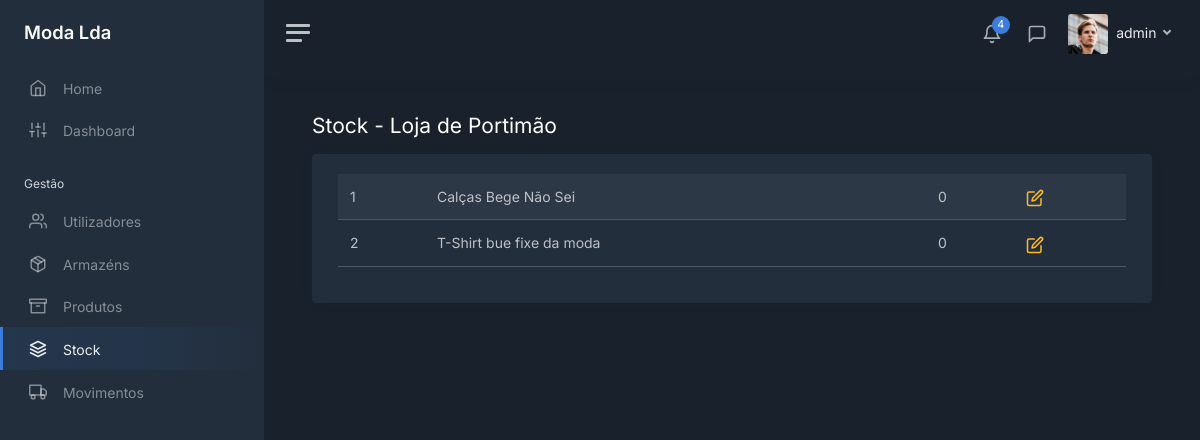
Screenshot of /stock/2/products (signed in) with the database file from the repository.
### modules/login/models.py (models this page shows, shortened)
class User(UserMixin, db.Model):
    __tablename__ = 'users'
    __table_args__ = {'extend_existing': True}
    id = db.Column(db.Integer, primary_key=True)
    username = db.Column(db.String(), unique=True)
    password = db.Column(db.String())
    role = db.Column(db.String())
    last_login = db.Column(db.DateTime, server_default=db.func.now())

### modules/main/models.py (models this page shows, shortened)
class Warehouse(db.Model):
    __tablename__ = 'warehouses'
    __table_args__ = {'extend_existing': True}
    id = db.Column(db.Integer, primary_key=True)
    name = db.Column(db.String(), unique=True)
    address = db.Column(db.String())
    phone = db.Column(db.String())

class Product_Warehouse(db.Model):
    __tablename__ = 'products_warehouses'
    __table_args__ = {'extend_existing': True}
    product_id = db.Column(db.Integer, ForeignKey(Product.id), primary_key=True)
    warehouse_id = db.Column(db.Integer, ForeignKey(Warehouse.id), primary_key=True)
    quantity = db.Column(db.Integer)
    product = relationship('Product', foreign_keys='Product_Warehouse.product_id')
    warehouse = relationship('Warehouse', foreign_keys='Product_Warehouse.warehouse_id')

class Product(db.Model):
    __tablename__ = 'products'
    __table_args__ = {'extend_existing': True}
    id = db.Column(db.Integer, primary_key=True)
    name = db.Column(db.String(), unique=True)
    category = db.Column(db.String())
    color = db.Column(db.String())
    brand = db.Column(db.String())
    min_stock = db.Column(db.Integer())
    max_stock = db.Column(db.Integer())
    last_buy_price = db.Column(db.Float())
    avg_buy_price = db.Column(db.Float())
    sell_price = db.Column(db.Float())
    desc = db.Column(db.String())

### modules/main/views.py (the view)
@bp.route('/stock/<int:id>/products')
@login_required
def view_stock_warehouses(id):
    warehouse = Warehouse.query.filter_by(id=id).first_or_404()
    query = text('''
         SELECT
            products.id as id,
            products.name AS name,
            products_warehouses.quantity AS quantity
        FROM
            products
        LEFT JOIN
            products_warehouses ON products_warehouses.product_id = products.id AND products_warehouses.warehouse_id = :warehouse_id
        LEFT JOIN
            warehouses ON warehouses.id = products_warehouses.warehouse_id
    ''')
    result = db.session.execute(query, {'warehouse_id': id})
    return render_template('stock/stock_table.html', user=current_user, tab="stock", warehouse=warehouse,
                           products=result)

### modules/login/models.py (called while the page is built)
@login_manager.user_loader
def load_user(user_id):
    return User.query.get(int(user_id))

### modules/main/templates/stock/stock_table.html (shortened to what this page needs)
<!DOCTYPE html>
<html lang="en">
<head>
    <link href="/static/css/dashboard.css" rel="stylesheet">
    <link href="https://cdn.datatables.net/1.13.7/css/dataTables.bootstrap5.min.css" rel="stylesheet">
</head>
{% extends 'sidebar.html' %}
{% block content %}
    <div class="row">
        <div class="col float-start">
            <h1 class="h3 mb-3">Stock
                {% if warehouse is not none %}
                    - {{ warehouse.name }}
                {% else %}
                    - Total
                {% endif %}
            </h1>
        </div>
    </div>
    <div class="card">
        <div class="card-body">
            <div class="container-fluid">
                <table id="products" class="table table-striped">
                    <tbody>
                    {% for product in products %}
                        <tr>
                            <td>{{ product.id }}</td>
                            <td>{{ product.name }}</td>
                            {% if product.quantity is not none %}
                                <td>{{ product.quantity }}</td>
                            {% else %}
                                <td>0</td>
                            {% endif %}
                            {% if warehouse is not none %}
                                <td>
                                    <a class="text-decoration-none" href="/stock/{{ warehouse.id }}/products/{{ product.id }}">
                                        <i class="align-middle text-warning" data-feather="edit"></i>
                                    </a>
                                </td>
                            {% endif %}
                        </tr>
                    {% endfor %}
                    </tbody>
                </table>
            </div>
        </div>
    </div>
{% endblock %}

### modules/main/templates/sidebar.html (shortened to what this page needs)
<body data-theme="dark">
<div class="wrapper">
    <nav id="sidebar" class="sidebar js-sidebar">
        <div class="sidebar-content js-simplebar">
            <a class="sidebar-brand" href="/home">
                <span class="align-middle">Moda Lda</span>
            </a>
            <ul class="sidebar-nav">
                <li class="sidebar-item {% if tab == 'home' %}active{% endif %}">
                    <a class="sidebar-link" href="/home">
                        <i class="align-middle" data-feather="home"></i> <span class="align-middle">Home</span>
                    </a>
                </li>
                <li class="sidebar-item {% if tab == 'dashboard' %}active{% endif %}">
                    <a class="sidebar-link" href="/dashboard">
                        <i class="align-middle" data-feather="sliders"></i> <span class="align-middle">Dashboard</span>
                    </a>
                </li>
                <li class="sidebar-header">
                    Gestão
                </li>
                {% if user.role == 'admin' or user.role == 'gerente' %}
                <li class="sidebar-item {% if tab == 'users' %}active{% endif %}">
                    <a class="sidebar-link" href="/users">
                        <i class="align-middle" data-feather="users"></i> <span class="align-middle">Utilizadores</span>
                    </a>
                </li>
                {% endif %}
                {% if user.role == 'admin' or user.role == 'gerente' %}
                <li class="sidebar-item {% if tab == 'warehouses' %}active{% endif %}">
                    <a class="sidebar-link" href="/warehouses">
                        <i class="align-middle" data-feather="package"></i> <span class="align-middle">Armazéns</span>
                    </a>
                </li>
                {% endif %}
                <li class="sidebar-item {% if tab == 'products' %}active{% endif %}">
                    <a class="sidebar-link" href="/products">
                        <i class="align-middle" data-feather="archive"></i> <span class="align-middle">Produtos</span>
                    </a>
                </li>
                <li class="sidebar-item {% if tab == 'stock' %}active{% endif %}">
                    <a class="sidebar-link" href="/stock">
                        <i class="align-middle" data-feather="layers"></i> <span class="align-middle">Stock</span>
                    </a>
                </li>
                <li class="sidebar-item {% if tab == 'movements' %}active{% endif %}">
                    <a class="sidebar-link" href="/movements">
                        <i class="align-middle" data-feather="truck"></i> <span class="align-middle">Movimentos</span>
                    </a>
                </li>
            </ul>
        </div>
    </nav>
    <div class="main">
        <nav class="navbar navbar-expand navbar-light navbar-bg">
            <a class="sidebar-toggle js-sidebar-toggle">
                <i class="hamburger align-self-center"></i>
            </a>
            <div class="navbar-collapse collapse">
                <ul class="navbar-nav navbar-align">
                    <li class="nav-item dropdown">
                        <a class="nav-icon dropdown-toggle" href="#" id="alertsDropdown" data-bs-toggle="dropdown">
                            <div class="position-relative">
                                <i class="align-middle" data-feather="bell"></i>
                                <span class="indicator">4</span>
                            </div>
                        </a>
                    </li>
                    <li class="nav-item dropdown">
                        <a class="nav-icon dropdown-toggle" href="#" id="messagesDropdown" data-bs-toggle="dropdown">
                            <div class="position-relative">
                                <i class="align-middle" data-feather="message-square"></i>
                            </div>
                        </a>
                    </li>
                    <li class="nav-item dropdown">
                        <a class="nav-link dropdown-toggle d-none d-sm-inline-block" href="#" data-bs-toggle="dropdown">
                            <img src="/static/img/avatars/avatar.jpg" class="avatar img-fluid rounded me-1"
                                 alt="{{ user.username }}"/> <span class="text-dark"> {{ user.username }} </span>
                        </a>
                    </li>
                </ul>
            </div>
        </nav>
        <main class="content">
            <div class="container-fluid p-0">
                {% block content %}
                {% endblock %}
            </div>
        </main>
    </div>
</div>
</body>
</html>

### rows the page displays
User: username "admin"
Warehouse: name "Loja de Portimão"
Product_Warehouse: id "1", name "Calças Bege Não Sei", quantity "0"
Product_Warehouse: id "2", name "T-Shirt bue fixe da moda", quantity "0"
